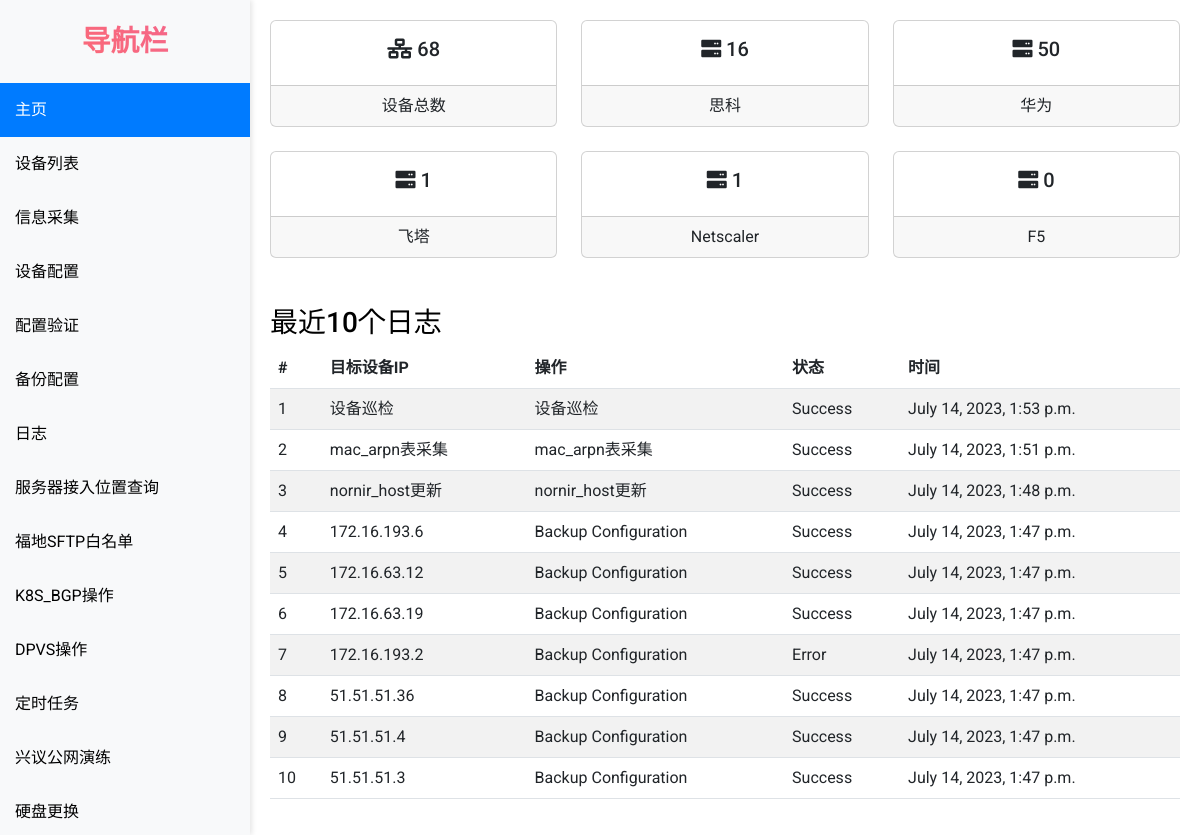
The app's page / (signed in), older data.
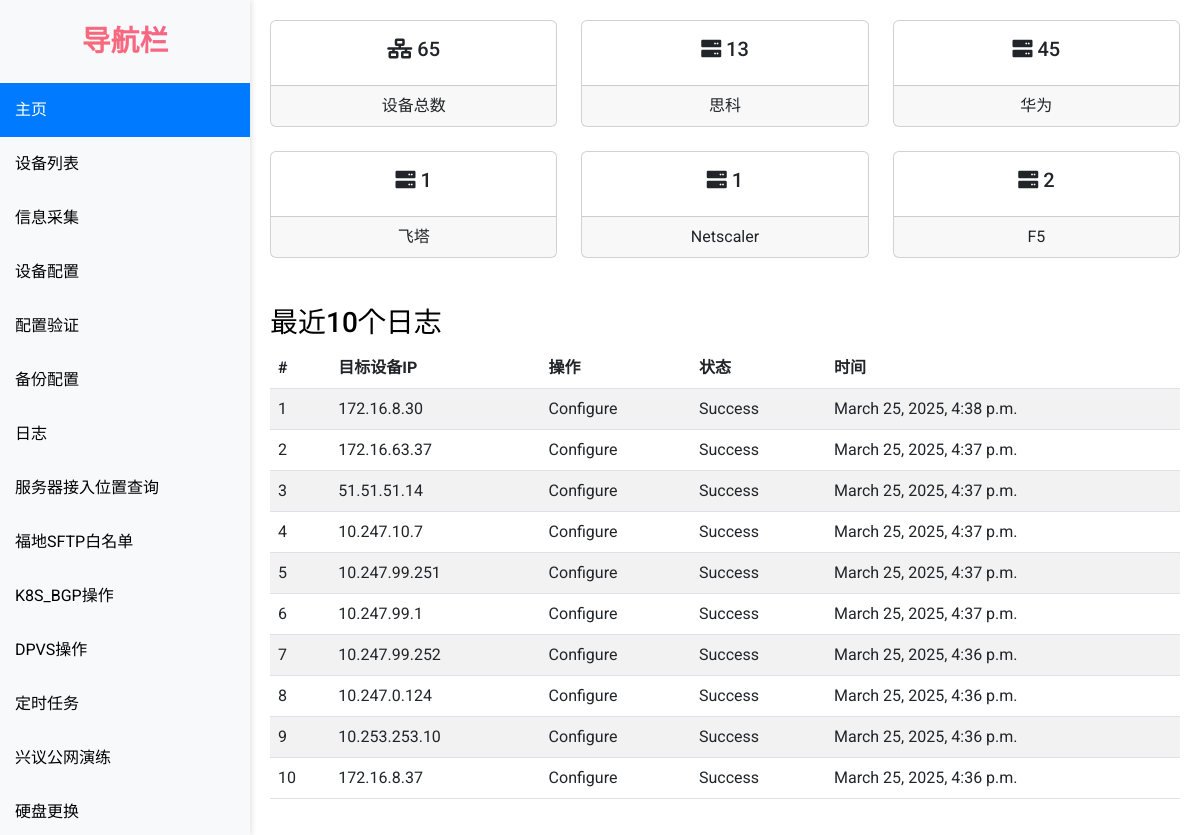
The same page, newer data.
### network_automation_app/models.py (models this page shows)
class Log(models.Model):
    target = models.CharField(max_length=255)
    action = models.CharField(max_length=255)
    status = models.CharField(max_length=255)
    time = models.DateTimeField(null=True)
    messages = models.CharField(max_length=255, blank=True)

### network_automation_app/views.py (the view)
# urls.py: 2. Add a URL to urlpatterns:  path('', views.home, name='home')
@login_required
def home(request):
    all_device = Device.objects.all()
    cisco_device = Device.objects.filter(Q(platform='cisco_ios') | Q(platform='cisco_ios_telnet'))
    FT_device = Device.objects.filter(platform='fortinet')
    NS_device = Device.objects.filter(platform='netscaler')
    F5_device = Device.objects.filter(platform='f5_tmsh')
    huawei_device = Device.objects.filter(platform='huawei')
    last_10_event = Log.objects.all().order_by('-id')[:10]
    context = {'all_device': len(all_device),
               'cisco_device': len(cisco_device),
               'huawei_device': len(huawei_device),
               'FT_device': len(FT_device),
               'NS_device': len(NS_device),
               'F5_device': len(F5_device),
               'last_10_event': last_10_event
               }
    return render(request, 'home.html', context)

### network_automation_app/templates/home.html (shortened to what this page needs)
{% extends 'base.html' %}
{% block content %}
<div class="row">
    <div class="col-md-4 mb-4">
        <div class="card text-center">
            <div class="card-body">
                <h5 class="card-title"><i class="fas fa-network-wired"></i> <span id="all_device">{{ all_device }}</span></h5>
            </div>
            <div class="card-footer">设备总数</div>
        </div>
    </div>
    <div class="col-md-4 mb-4">
        <div class="card text-center">
            <div class="card-body">
                <h5 class="card-title"><i class="fas fa-server"></i> {{ cisco_device }}</h5>
            </div>
            <div class="card-footer">思科</div>
        </div>
    </div>
    <div class="col-md-4 mb-4">
        <div class="card text-center">
            <div class="card-body">
                <h5 class="card-title"><i class="fas fa-server"></i> {{ huawei_device }}</h5>
            </div>
            <div class="card-footer">华为</div>
        </div>
    </div>
</div>
<div class="row">
    <div class="col-md-4 mb-4">
        <div class="card text-center">
            <div class="card-body">
                <h5 class="card-title"><i class="fas fa-server"></i> {{ FT_device }}</h5>
            </div>
            <div class="card-footer">飞塔</div>
        </div>
    </div>
    <div class="col-md-4 mb-4">
        <div class="card text-center">
            <div class="card-body">
                <h5 class="card-title"><i class="fas fa-server"></i> {{ NS_device }}</h5>
            </div>
            <div class="card-footer">Netscaler</div>
        </div>
    </div>
    <div class="col-md-4 mb-4">
        <div class="card text-center">
            <div class="card-body">
                <h5 class="card-title"><i class="fas fa-server"></i> {{ F5_device }}</h5>
            </div>
            <div class="card-footer">F5</div>
        </div>
    </div>
</div>
<h3 class="mt-4">最近10个日志</h3>
<table class="table table-striped table-hover">
    <thead>
        <tr>
            <th>#</th>
            <th>目标设备IP</th>
            <th>操作</th>
            <th>状态</th>
            <th>时间</th>
        </tr>
    </thead>
    <tbody>
        {% for log in last_10_event %}
        <tr data-toggle="modal" data-target="#logDetailModal" data-log="{{ log }}">
            <td>{{ forloop.counter }}</td>
            <td>{{ log.target }}</td>
            <td>{{ log.action }}</td>
            <td>{{ log.status }}</td>
            <td>{{ log.time }}</td>
        </tr>
        {% endfor %}
    </tbody>
</table>
{% endblock %}

Row changes from the older to the newer data that the page shows:
no longer on this page (row unchanged): Log: target "设备巡检", action "设备巡检", status "Success", time "July 14, 2023, 1:53 p.m."
no longer on this page (row unchanged): Log: target "mac_arpn表采集", action "mac_arpn表采集", status "Success", time "July 14, 2023, 1:51 p.m."
no longer on this page (row unchanged): Log: target "nornir_host更新", action "nornir_host更新", status "Success", time "July 14, 2023, 1:48 p.m."
no longer on this page (row unchanged): Log: target "172.16.193.6", action "Backup Configuration", status "Success", time "July 14, 2023, 1:47 p.m."
no longer on this page (row unchanged): Log: target "172.16.63.12", action "Backup Configuration", status "Success", time "July 14, 2023, 1:47 p.m."
no longer on this page (row unchanged): Log: target "172.16.63.19", action "Backup Configuration", status "Success", time "July 14, 2023, 1:47 p.m."
no longer on this page (row unchanged): Log: target "172.16.193.2", action "Backup Configuration", status "Error", time "July 14, 2023, 1:47 p.m."
no longer on this page (row unchanged): Log: target "51.51.51.36", action "Backup Configuration", status "Success", time "July 14, 2023, 1:47 p.m."
no longer on this page (row unchanged): Log: target "51.51.51.4", action "Backup Configuration", status "Success", time "July 14, 2023, 1:47 p.m."
no longer on this page (row unchanged): Log: target "51.51.51.3", action "Backup Configuration", status "Success", time "July 14, 2023, 1:47 p.m."
added Log: target "172.16.8.30", action "Configure", status "Success", time "March 25, 2025, 4:38 p.m."
added Log: target "172.16.63.37", action "Configure", status "Success", time "March 25, 2025, 4:37 p.m."
added Log: target "51.51.51.14", action "Configure", status "Success", time "March 25, 2025, 4:37 p.m."
added Log: target "10.247.10.7", action "Configure", status "Success", time "March 25, 2025, 4:37 p.m."
added Log: target "10.247.99.251", action "Configure", status "Success", time "March 25, 2025, 4:37 p.m."
added Log: target "10.247.99.1", action "Configure", status "Success", time "March 25, 2025, 4:37 p.m."
added Log: target "10.247.99.252", action "Configure", status "Success", time "March 25, 2025, 4:36 p.m."
added Log: target "10.247.0.124", action "Configure", status "Success", time "March 25, 2025, 4:36 p.m."
added Log: target "10.253.253.10", action "Configure", status "Success", time "March 25, 2025, 4:36 p.m."
added Log: target "172.16.8.37", action "Configure", status "Success", time "March 25, 2025, 4:36 p.m."
Text that changed along with them:
{{ all_device }}: "68" → "65"
{{ cisco_device }}: "16" → "13"
{{ huawei_device }}: "50" → "45"
{{ F5_device }}: "0" → "2"
